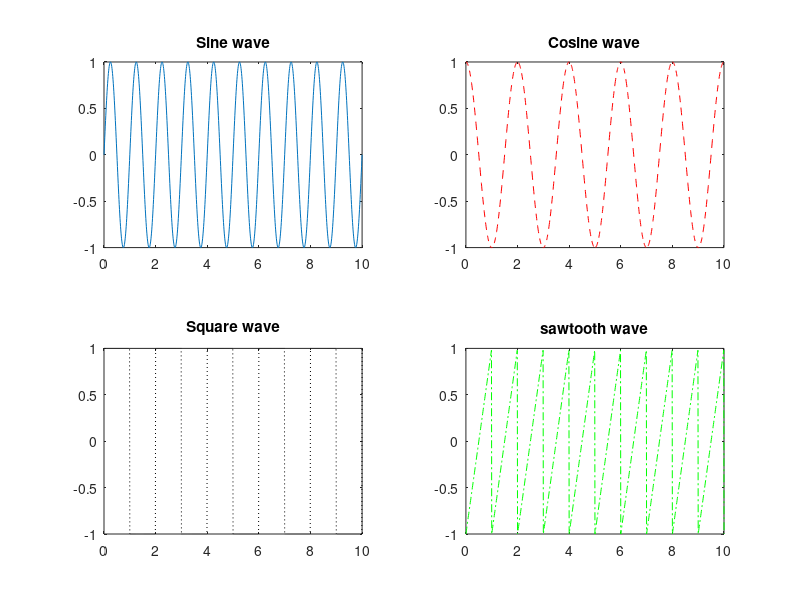

Here is the MATLAB script that generated this plot:
clc; clear all;  close all;

t=0:0.01:10;
x1=sin(2*pi*t);
x2=cos(2*pi*t/2);
x3=square(2*pi*t/2);
x4=sawtooth(2*pi*t);

figure;

subplot(2,2,1);
plot(t,x1);
title('Sine wave');

subplot(2,2,2);
plot(t,x2, 'r--');
title('Cosine wave');

subplot(2,2,3);
plot(t,x3, 'k:');
title('Square wave');

subplot(2,2,4);
plot(t,x4, 'g-.');
title('sawtooth wave');
